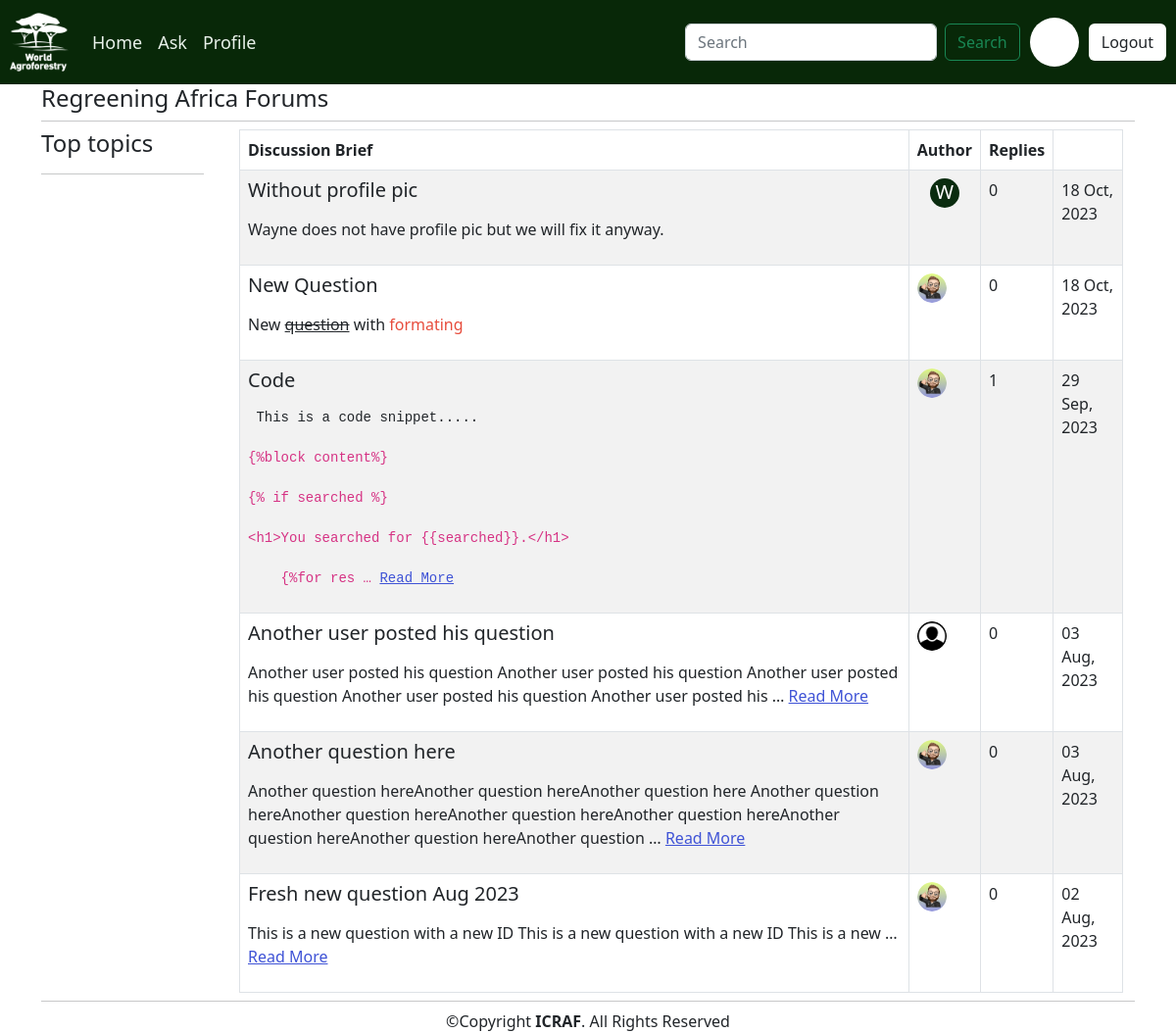
The app's page / (signed in) with its own data.
### forum_app/models.py (models this page shows, shortened)
class Question(models.Model):
    user = models.ForeignKey(User, null=True, on_delete=models.DO_NOTHING)
    profile = models.ForeignKey(Profile, null=True, blank=True, on_delete=models.CASCADE)
    title = models.CharField(max_length=100, null=False, blank=False)
    body = RichTextField()
    created = models.DateTimeField(default=timezone.now)
    updated = models.DateTimeField(auto_now = True)
    categories = models.ManyToManyField(Category)
    tags = models.ManyToManyField(Tag)
    likes = models.ManyToManyField(User, related_name='questions_post')

class Profile(models.Model):
    user = models.OneToOneField(User, null=True, blank=True, on_delete=models.CASCADE)
    firstname = models.CharField(max_length=100, blank=True)
    othernames = models.CharField(max_length=200, blank=True)
    email = models.EmailField(max_length=100, blank=True)
    prof_pic = models.ImageField(null=True, blank=True)
    department = models.CharField(max_length=50, choices=departments)
    last_seen = models.DateTimeField(null=True)
    def get_first_letter(self):
        uname = self.user.username.capitalize()
        first_letter = uname[0]
        return first_letter

### forum_app/views.py (the view)
# urls.py: path('', views.QuestionListView.as_view(), name='home'),
class QuestionListView(ListView):
    model = Question
    context_object_name = 'questions'
    ordering = ['-created']
    """ myFilter = QuestionFilter()
    context = {'myfilter':myFilter} """

### forum_app/templates/forum_app/question_list.html (shortened to what this page needs)
{%extends 'base.html'%}
{%block content%}
<div class="row">
    <div class="col-lg-2">
        <h4>Top topics</h4>
        <hr>
    </div>
    <div class="col-lg-10">
        <div class="container">
            <div class="list-question">
                <div class="questions">
                    <table class="table table-bordered mt-0 table-striped" style="margin-bottom:0px;">
                        <thead class="border-bottom font-italic font-weight-bold">
                            <tr style="font-weight: bolder;">
                                <td>Discussion Brief</td>
                                <td>Author</td>
                                <td>Replies</td>
                                <td></td>
                            </tr>
                        </thead>
                        <tbody>
                            {% for question in questions %}
                                <tr onclick="location.href='{% url 'questions_detail' question.id %}';">
                                        <td><h5>
                                            {{question.title}}
                                            </h5>
                                            <p>
                                                {% if question.body|wordcount <= 20 %}
                                                <p id="fh6" style="text-align: left;">{{ question.body | safe}}</p>
                                                {% else %}
                                                <p id="fh6" style="text-align: left;">{{ question.body|truncatewords:20 |safe}} <a href="{% url 'questions_detail' question.id %}">Read More</a></p>
                                                {% endif %}
                                            </p>
                                        </td>
                                        <td style="align-items: center !important; justify-content:center !important">
                                            {%if not question.user.profile.prof_pic%}
                                            <div class="profile_pic"  style="color: rgb(253, 253, 253); align-items:center !important;justify-content:center !important;background-color: rgb(10, 44, 15);width: 30px;height: 30px;border-radius: 50px; text-decoration: none;">
                                                <h5 style="padding-top: 7%;">{{ question.user.profile.get_first_letter }}</h5></div>
                                            {%else%}
                                                <img src="{{question.user.profile.prof_pic.url}}" class="profile_pic"
                                                alt="" style="height: 30px; align-items: center;">
                                            {%endif%}
                                        </td>
                                        <td>{{question.answer.all.count}}</td>
                                        <td>{{question.created|date:"d M, Y"}}</td>
                                </tr>
                            {% endfor %}
                        </tbody>
                    </table>
                </div>
            </div>
        </div>
    </div>
</div>
{%endblock content%}

### templates/navbar.html (style rules this page uses)
a { color:rgb(63, 83, 214); }
.profile_pic { max-width: 200px; margin: 0 auto; border-radius: 50%; align-items: center; text-align: center; }

### records on screen
Question: title "Without profile pic", body "Wayne does not have profile pic but we will fix it anyway.", user.profile.get_first_letter "W", answer.all.count "0", created "18 Oct, 2023"
Question: title "New Question", body "New question with formating", user.profile.prof_pic (picture), answer.all.count "0", created "18 Oct, 2023"
Question: title "Code", body "This is a code snippet..... {%block content%} {% if searched %} <h1>You searched for {{searched}}.</h1> {%for res …", user.profile.prof_pic (picture), answer.all.count "1", created "29 Sep, 2023"
Question: title "Another user posted his question", body "Another user posted his question Another user posted his question Another user posted his question Another user posted his question Another user posted his …", user.profile.prof_pic (picture), answer.all.count "0", created "03 Aug, 2023"
Question: title "Another question here", body "Another question hereAnother question hereAnother question here Another question hereAnother question hereAnother question hereAnother question hereAnother question hereAnother question hereAnother question …", user.profile.prof_pic (picture), answer.all.count "0", created "03 Aug, 2023"
Question: title "Fresh new question Aug 2023", body "This is a new question with a new ID This is a new question with a new ID This is a new …", user.profile.prof_pic (picture), answer.all.count "0", created "02 Aug, 2023"
